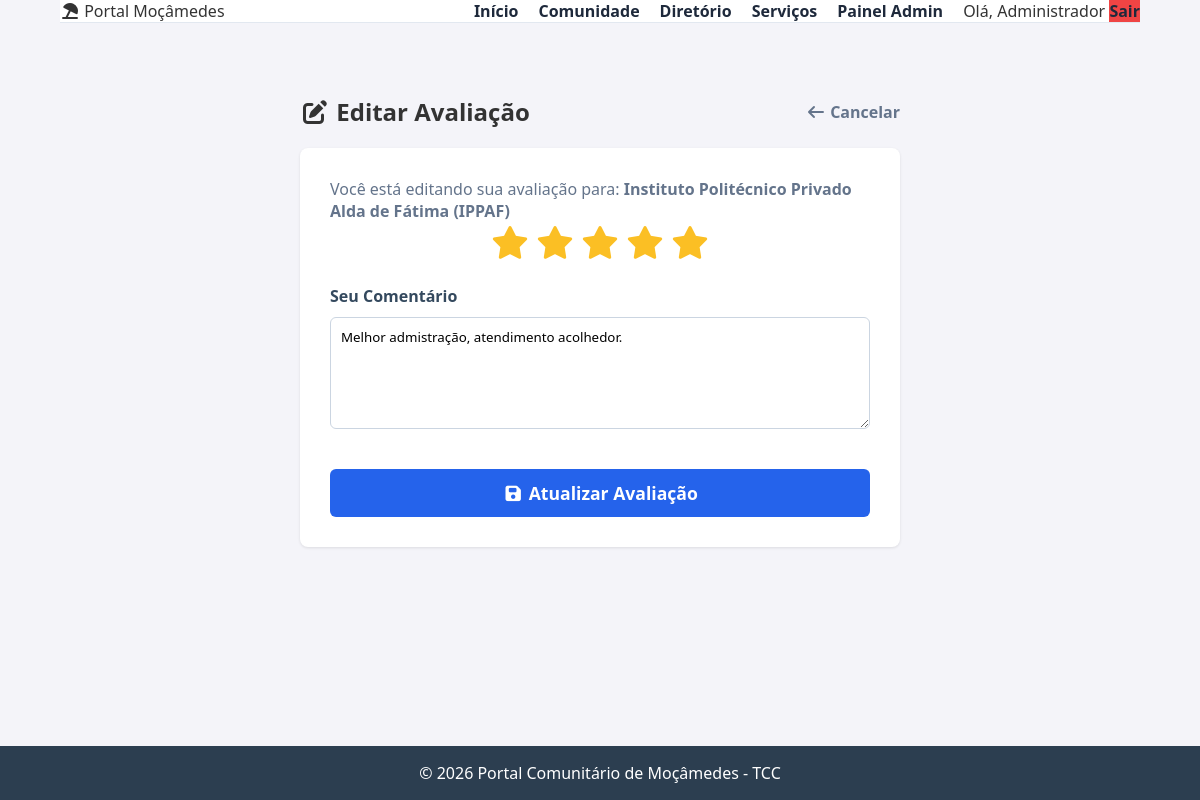
Screenshot of /editar_avaliacao/2 (signed in) with the database file from the repository.
### tables this page shows
CREATE TABLE diretorio (
    id INTEGER PRIMARY KEY AUTOINCREMENT,
    nome TEXT NOT NULL,
    categoria TEXT NOT NULL,    -- Ex: Saúde, Educação, Comércio
    subcategoria TEXT,          -- Ex: Farmácia, Hotel, Escola Primária
    tipo TEXT NOT NULL,         -- 'Publico' ou 'Privado'
    endereco TEXT,
    telefone TEXT,
    horario TEXT,               -- Ex: "08:00 - 18:00"
    descricao_curta TEXT,       -- Resumo para o card
    historia_completa TEXT,     -- Texto longo para a página de detalhes
    imagem_capa TEXT DEFAULT 'default_cover.jpg',
    media_avaliacao REAL DEFAULT 0, -- Média de estrelas (será calculado na Fase 3)
    autor_id INTEGER,           -- Quem cadastrou (geralmente admin)
    data_cadastro TIMESTAMP DEFAULT CURRENT_TIMESTAMP,
    FOREIGN KEY (autor_id) REFERENCES usuarios (id)
);

CREATE TABLE avaliacoes (
        id INTEGER PRIMARY KEY AUTOINCREMENT,
        diretorio_id INTEGER NOT NULL,
        usuario_id INTEGER NOT NULL,
        nota INTEGER NOT NULL CHECK(nota >= 1 AND nota <= 5),
        comentario TEXT,
        data_criacao TIMESTAMP DEFAULT CURRENT_TIMESTAMP,
        FOREIGN KEY (diretorio_id) REFERENCES diretorio (id),
        FOREIGN KEY (usuario_id) REFERENCES usuarios (id)
    );

### app.py (the view, shortened to what this page needs)
@app.route('/editar_avaliacao/<int:id>', methods=['GET', 'POST'])
def editar_avaliacao(id):
    if 'user_id' not in session:
        return redirect(url_for('login'))
    conn = get_db_connection()
    av = conn.execute('SELECT * FROM avaliacoes WHERE id = ?', (id,)).fetchone()
    if not av or session['user_id'] != av['usuario_id']:
        conn.close()
        flash('Acesso negado. Você só pode editar suas próprias avaliações.')
        return redirect(url_for('diretorio'))
    local = conn.execute('SELECT nome FROM diretorio WHERE id = ?', (av['diretorio_id'],)).fetchone()
    conn.close()
    return render_template('editar_avaliacao.html', av=av, local=local)

### app.py (called while the page is built)
def get_db_connection():
    conn = sqlite3.connect('banco.db')
    conn.row_factory = sqlite3.Row
    return conn

### templates/editar_avaliacao.html
{% extends "base.html" %}
{% block content %}
<div class="admin-container" style="max-width: 600px; margin: 40px auto;">
    <div style="display: flex; justify-content: space-between; align-items: center; margin-bottom: 20px;">
        <h2><i class="fas fa-edit"></i> Editar Avaliação</h2>
        <a href="/detalhes/{{ av.diretorio_id }}" style="color: #64748b; font-weight: bold; text-decoration: none;"><i class="fas fa-arrow-left"></i> Cancelar</a>
    </div>
    <div class="admin-card" style="padding: 30px;">
        <p style="color: #64748b; margin-top: 0;">Você está editando sua avaliação para: <strong>{{ local.nome }}</strong></p>
        <form method="POST" action="/editar_avaliacao/{{ av.id }}">
            <div class="star-rating-form" style="margin-bottom: 20px; justify-content: center;">
                <input type="radio" id="star5" name="nota" value="5" {% if av.nota == 5 %}checked{% endif %} required/><label for="star5" title="5 estrelas"><i class="fas fa-star"></i></label>
                <input type="radio" id="star4" name="nota" value="4" {% if av.nota == 4 %}checked{% endif %} /><label for="star4" title="4 estrelas"><i class="fas fa-star"></i></label>
                <input type="radio" id="star3" name="nota" value="3" {% if av.nota == 3 %}checked{% endif %} /><label for="star3" title="3 estrelas"><i class="fas fa-star"></i></label>
                <input type="radio" id="star2" name="nota" value="2" {% if av.nota == 2 %}checked{% endif %} /><label for="star2" title="2 estrelas"><i class="fas fa-star"></i></label>
                <input type="radio" id="star1" name="nota" value="1" {% if av.nota == 1 %}checked{% endif %} /><label for="star1" title="1 estrela"><i class="fas fa-star"></i></label>
            </div>
            <div class="form-group full-width">
                <label>Seu Comentário</label>
                <textarea name="comentario" rows="5" class="form-textarea" style="width: 100%; padding: 10px; border: 1px solid #cbd5e1; border-radius: 6px;">{{ av.comentario }}</textarea>
            </div>
            <button type="submit" class="btn-submit full-width" style="background-color: #2563eb; font-size: 1.1rem; width: 100%;">
                <i class="fas fa-save"></i> Atualizar Avaliação
            </button>
        </form>
    </div>
</div>
{% endblock %}

### static/css/style.css (style rules this page uses)
* { margin: 0; padding: 0; box-sizing: border-box; font-family: 'Segoe UI', Tahoma, Geneva, Verdana, sans-serif; }
body { background-color: #f4f4f9; color: #333; display: flex; flex-direction: column; min-height: 100vh; }
.form-group { margin-bottom: 15px; }
input, button { padding: 10px; width: 100%; margin-top: 5px; }
.form-group { margin-bottom: 20px; text-align: left; }
.form-group label { display: block; margin-bottom: 5px; font-weight: bold; color: #34495e; }
.admin-container { max-width: 1000px; margin: 0 auto; }
.admin-card { background: white; padding: 25px; border-radius: 8px; box-shadow: 0 1px 3px rgba(0,0,0,0.1); }
.form-select, .form-textarea { width: 100%; padding: 10px; border: 1px solid #bdc3c7; border-radius: 6px; margin-top: 5px; font-family: inherit; }
.btn-submit { background-color: #2ecc71; color: white; border: none; padding: 12px 20px; border-radius: 6px; cursor: pointer; font-weight: bold; width: 100%; margin-top: 15px; transition: background 0.3s; }
.star-rating-form { display: flex; flex-direction: row-reverse; justify-content: flex-end; gap: 5px; }
.star-rating-form label { color: #cbd5e1; font-size: 2rem; cursor: pointer; transition: color 0.2s; }
.star-rating-form input:checked ~ label { color: #fbbf24; }

### rows the page displays
diretorio: nome "Instituto Politécnico Privado Alda de Fátima (IPPAF)"
avaliacoes: comentario "Melhor admistração, atendimento acolhedor."

### other values shown
{{ session.get('user_nome').split()[0] }} "Administrador"
